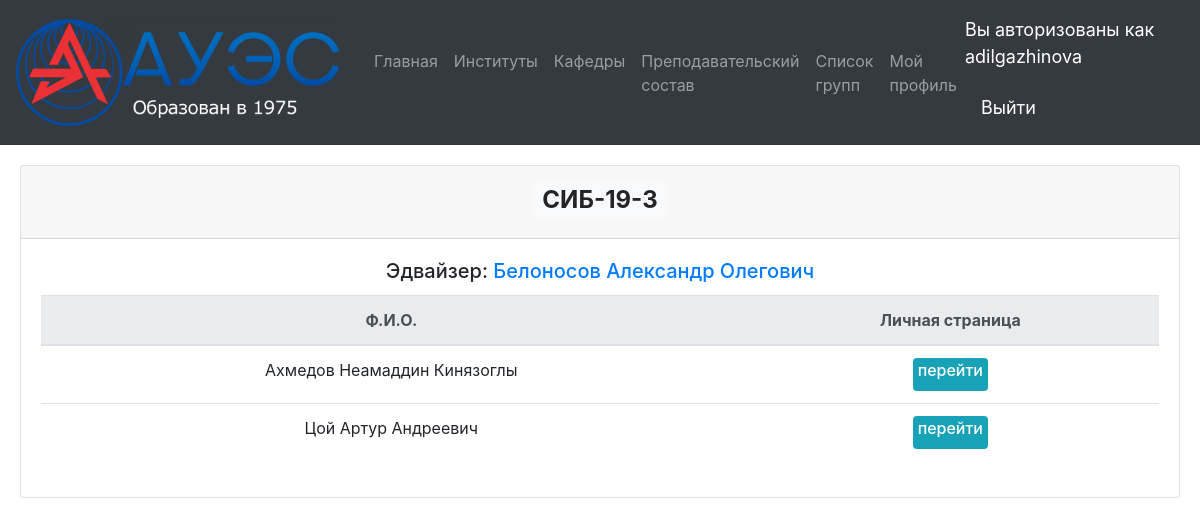
Screenshot of /instituts/department/group/1 (signed in) with the database file from the repository.
### aues_portal/models.py (models this page shows, shortened)
class Group(models.Model):
	department = models.ForeignKey(Department, verbose_name = "Кафедра", on_delete = models.CASCADE, related_query_name = "department")
	name = models.CharField("Название группы", max_length = 10)
	group_adviser = models.ForeignKey(Teacher, verbose_name = "Эдвайзер группы", on_delete = models.CASCADE, related_query_name = "group_adviser")
	class Meta:
		verbose_name = "Группа"
		verbose_name_plural = "Группы"

class Teacher(models.Model):
	user = models.OneToOneField(User, verbose_name = "Пользовательская страница", null = True, blank = True, on_delete = models.SET_NULL, related_query_name = "user")
	department = models.ForeignKey(Department, verbose_name = "Кафедра", on_delete = models.CASCADE, related_query_name = "department")
	name = models.CharField("Имя", max_length = 20)
	surname = models.CharField("Фамилия", max_length = 20)
	patronymic = models.CharField("Отчество", max_length = 20)
	image = models.ImageField("Фотография", default = "Prof.png", blank = True, upload_to = "Teachers/")
	rezume = models.TextField("Резюме", blank = True)
	phone = models.CharField("Телефон", max_length = 12, blank = True)
	email = models.EmailField("Почта", max_length=254, blank = True)
	post = models.CharField("Занимаемая должность", max_length = 100, blank = True)
	education = models.TextField("Образование", blank = True)
	qualification_up = models.TextField("Повышение квалификации", blank = True)
	science_articles = models.TextField("Научные статьи", blank = True)
	аwards = models.TextField("Награды", blank = True)
	class Meta:
		verbose_name = "Преподаватель"
		verbose_name_plural = "Преподаватели"
	def __str__(self):
		Full_name = self.surname +' '+ self.name +' '+ self.patronymic
		return Full_name

class Student(models.Model):
	YEARS = (
		('1' ,'1'),
		('2' ,'2'),
		('3' ,'3'),
		('4' ,'4'),
		)
	name = models.CharField("Имя", max_length = 20)
	surname = models.CharField("Фамилия", max_length = 20)
	patronymic = models.CharField("Отчество", max_length = 20)
	group = models.ForeignKey(Group, verbose_name = "Группа", on_delete = models.CASCADE, related_query_name = "group")
	age = models.PositiveSmallIntegerField("Возраст", default = 0)
	study_year = models.CharField("Год обучения", max_length = 1, choices = YEARS)
	class Meta:
		verbose_name = "Студент"
		verbose_name_plural = "Студенты"

### aues_portal/decorators.py (the view)
	def wrapper_func(request, *args, **kwargs):
		if request.user.is_anonymous:
			return HttpResponse('Ошибка доступа')
		else:
			return view_func(request, *args, **kwargs)

### aues_portal/views.py (called while the page is built)
@authenticated_user
def group(request, group_id):
	group = Group.objects.get(id = group_id)
	adviser_id = Teacher.objects.get(id = group_id)
	students = Student.objects.filter(group_id = group_id)
	context = {'group':group,
	'students':students,
	'adviser_id':adviser_id,
	}
	return render(request, 'html/group.html', context)

### aues_portal/templates/html/group.html
{% extends 'html/main.html' %}
{% block content %}
  <div class="card-body">
	<div class="card text-center">
	  <div class="card-header">
	    <h2><span class="badge badge-light"><p class="card-text">{{group.name}}</p></span></h2>
	  </div>
	  <div class="card-body">
	  	<h5 class="card-title">Эдвайзер: <a href="{% url 'teacher' group.group_adviser.id %}">{{group.group_adviser}}</a></h5>
		<table class="table">
		  <thead class="thead-light">
		    <tr>
		      <th scope="col">Ф.И.О.</th>
		      <th scope="col">Личная страница</th>
		    </tr>
		  </thead>
		  <tbody>
			{% for stud in students %}
			    <tr>
			      <td>{{stud.surname}} {{stud.name}} {{stud.patronymic}}</td>
			      <td><a href="{% url 'student' stud.id %}" class="badge badge-info"><h6>перейти</h6></a></td>
			    </tr>
			{% endfor %}
		  </tbody>
		</table>
	  </div>
	</div>
  </div>
{% endblock %}

### aues_portal/templates/html/navbar.html (shortened to what this page needs)
{% load static %}
<nav class="navbar navbar-expand-lg navbar-dark bg-dark">
  <img id="logo" src="{% static 'images/log.png' %}">
  <div class="collapse navbar-collapse" id="navbarSupportedContent">
    <ul class="navbar-nav mr-auto">
        <a class="nav-link" href="{% url 'home' %}">Главная</a>
        <a class="nav-link" href="{% url 'instituts' %}">Институты</a>
        <a class="nav-link" href="{% url 'departments' %}">Кафедры</a>
        <a class="nav-link" href="{% url 'teachers' %}">Преподавательский состав</a>
      {% if request.user.is_authenticated %}
          <a class="nav-link" href="{% url 'groups' %}">Список групп</a>
      {% endif %}
      {% if request.user.is_authenticated %}
          <a class="nav-link" href="{% url 'user' %}">Мой профиль</a>
      {% endif %}
    </ul>
    <span class="form-inline my-2 my-lg-0">
      {% if request.user.is_authenticated %}
        <span id = "hellow-msg" class="navbar-text mr-sm-2">Вы авторизованы как {{request.user}}</span>
        <span id = "hellow-msg" class="navbar-text my-2 my-sm-0"><a class="nav-link" href="{% url 'logout' %}">Выйти</a></span>
        {% else %}
        <span id = "hellow-msg" class="navbar-text mr-sm-2">Вы авторизованы как Гость</span>
        <span id = "hellow-msg" class="navbar-text my-2 my-sm-0"><a class="nav-link" href="{% url 'login' %}">Войти</a></span>
      {% endif %}
    </span>
  </div>
</nav>

### static/css/main.css (style rules this page uses)
#hellow-msg { font-size: 18px; color: #fff; }
#logo { max-width: 350px; }

### rows the page displays
Group: name "СИБ-19-3", group_adviser "Белоносов Александр Олегович"
Student: surname "Ахмедов", name "Неамаддин", patronymic "Кинязоглы"
Student: surname "Цой", name "Артур", patronymic "Андреевич"

### other values shown
{{ request.user }} "adilgazhinova"
